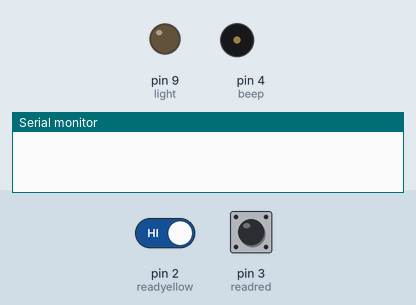
This sketch was run on a simulated Arduino Uno, built with avr-gcc and run on an emulated ATmega328P. Shown: output pins drawn as LEDs (lit = HIGH), buzzer (waves = sounding, pin HIGH), the last lines printed to the serial monitor. Dashed ring = blinking. Inputs (shaded band) come from the test bench; at power-on: pin 3 (readred) HIGH, pin 2 (readyellow) HIGH.

Above: at 1.2 s.
1.3 s: pin 3 (readred) driven LOW
At 3.5 s:
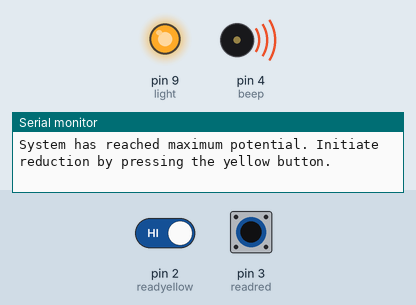
4.3 s: pin 2 (readyellow) driven LOW
At 4.47 s:
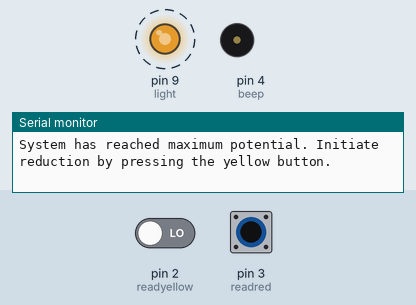
7.3 s: pin 3 (readred) driven HIGH
At 9.1 s:
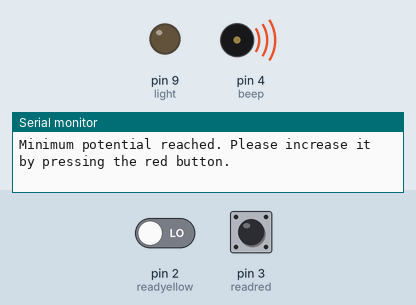
10.3 s: pin 3 (readred) pulsed LOW 2 times (0.12 s each, 0.3 s apart)
At 10.53 s:
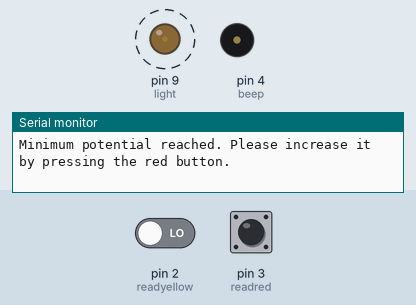
13.9 s: pin 2 (readyellow) driven HIGH and pin 3 (readred) driven LOW
At 14.53 s:
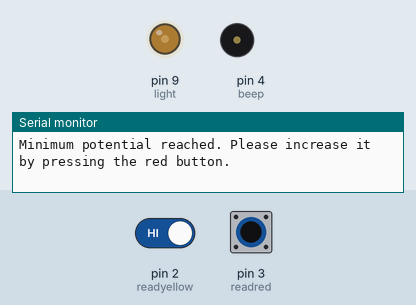
Timing chart, 0 to 16.9 s (numbered marks = the images above; inputs shaded):
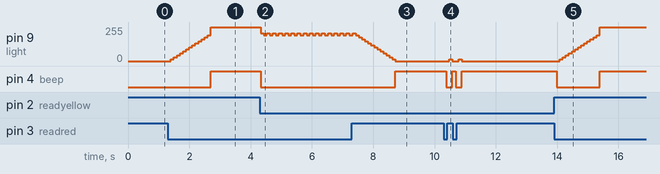

Measured:
- after the input at 1.3 s, pin 9 (light): moves from 0/255 to 255/255 over 1.3 s, starting after 0.10 s; pin 4 (beep): LOW → HIGH after 1.4 s
- after the input at 4.3 s, pin 9 (light): alternates 210/255 for 0.10 s and 195/255 for 0.10 s, starting at once; pin 4 (beep): HIGH → LOW at once
- after the input at 7.3 s, pin 4 (beep): LOW → HIGH after 1.4 s
- after the input at 10.3 s, pin 9 (light): alternates 15/255 for 0.10 s and 0/255 for 0.21 s, 4 changes in all, then stays 0/255, starting after 0.18 s; pin 4 (beep): alternates HIGH for 0.11 s and LOW for 0.20 s, 4 changes in all, then stays HIGH, starting after 0.08 s
- after the input at 13.9 s, pin 9 (light): moves from 0/255 to 255/255 over 1.3 s, starting after 0.19 s; pin 4 (beep): HIGH → LOW after 0.09 s, → HIGH 1.4 s later

The sketch:

redbutton_inc_yellowbutton_dec.ino
```cpp
int light=9;
int readred=3;
int HIG=0;
int state;
int readyellow=2;
int state2;
int beep=4;
void setup() {
  // put your setup code here, to run once:
pinMode(light,OUTPUT);
pinMode(readred,INPUT);
pinMode(beep,OUTPUT);
Serial.begin(9600);
}

void loop() {
  // put your main code here, to run repeatedly:
state=digitalRead(readred);
if(state==0){
  if(HIG<200){
  analogWrite(light,HIG);
  HIG=HIG+15;
  digitalWrite(beep,0);
  delay(100);
  }
  else{
    digitalWrite(light,1);
    digitalWrite(beep,1);
    Serial.println("System has reached maximum potential. Initiate reduction by pressing the yellow button.");
    delay(100);
  }
}

state2=digitalRead(readyellow);
if(state2==0){
  if(10<HIG){
  analogWrite(light,HIG);
  HIG=HIG-15;
  digitalWrite(beep,0);
  delay(100);
  }
  else{
    digitalWrite(light,0);
    digitalWrite(beep,1);
    Serial.println("Minimum potential reached. Please increase it by pressing the red button.");
    delay(100);
  }
}

}
```
